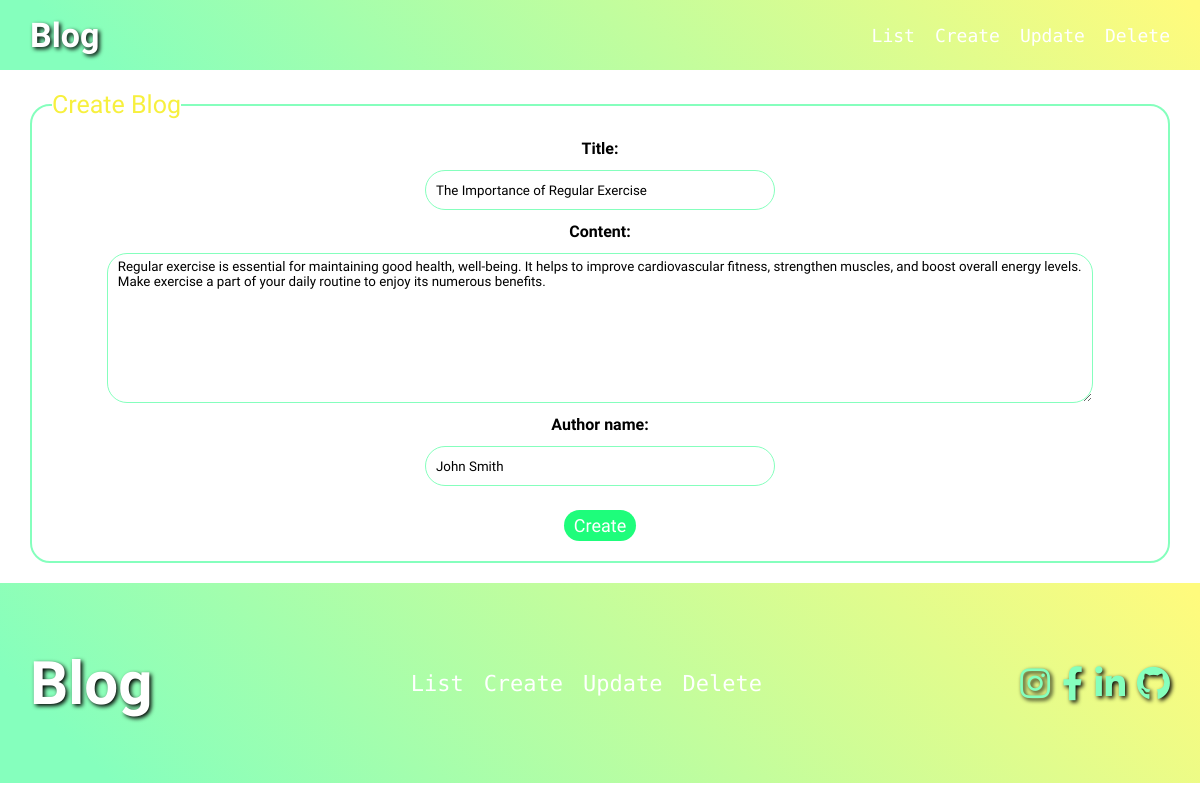
Screenshot of /update/1 with the database file from the repository.
### app/models.py (models this page shows, shortened)
class Blog(models.Model):
    title = models.CharField(max_length=255)
    content = models.TextField()
    created_at = models.DateTimeField(auto_now_add=True)
    updated_at = models.DateTimeField(auto_now=True)
    author_name = models.CharField(max_length=255)

### app/views.py (the view)
# urls.py: path('update/<int:id>' , update_view , name='update'),
def update_view(request, id):
    blog = get_object_or_404(Blog, id=id)
    form = BlogForm(instance=blog)
    if request.method == 'POST':
        form = BlogForm(request.POST , instance=blog)
        if form.is_valid():
            form.save()
            return redirect('list')
    context = {
        "form": form,
    }
    return render(request, 'pages/update.html', context)

### app/forms.py
class BlogForm(forms.ModelForm):
    class Meta:
        model = Blog
        fields = ('title','content','author_name')

### templates/pages/update.html (shortened to what this page needs)
{% extends 'base.html' %} {% block 'body' %}
<div class="container">
  <form class="create" method="POST">
    <fieldset>
      <legend>Create Blog</legend>
      {{form}}
      <button type="submit" class="save">Create</button>
    </fieldset>
  </form>
</div>
{% endblock %}

### static/style.css (style rules this page uses)
* { margin: 0; padding: 0; list-style-type: none; text-decoration: none; box-sizing: border-box; }
body { background-color: #fff; }
.container { width: 1140px; max-width: 95%; margin: 0 auto; }
:root { --cards-per-row: 3; --cards-gap: 20px; }
form { margin: 20px 0; text-align: center; }
label { font-family: "Tsukimi Rounded", sans-serif; font-weight: 600; }
form fieldset { border: 2px solid #85ffbd; border-radius: 20px; display: flex; flex-direction: column; align-items: center; gap: 12px; padding: 20px; }
form legend { text-align: left; font-family: "Cherry Bomb One", cursive; color: #f7f03e; font-size: 25px; }
.create input { font-family: "Tsukimi Rounded", sans-serif; width: 350px; height: 40px; padding: 5px 10px; border: 1px solid #85ffbd; border-radius: 20px; outline: none; }
.create textarea { font-family: "Tsukimi Rounded", sans-serif; width: 90%; height: 150px; padding: 5px 10px; border: 1px solid #85ffbd; border-radius: 20px; outline: none; }
.save { width: max-content; margin-top: 12px; padding: 5px 10px; background-color: #1efd7b; color: #fff; font-size: 18px; font-family: "Tsukimi Rounded", sans-serif; border: none; border-radius: 20px; cursor: pointer; }

### rows the page displays
Blog: title "The Importance of Regular Exercise", content "Regular exercise is essential for maintaining good health, well-being. It helps to improve cardiovascular fitness, strengthen muscles, and boost overall energy levels. Make exercise a part of your daily routine to enjoy its numerous benefits.", author_name "John Smith"
